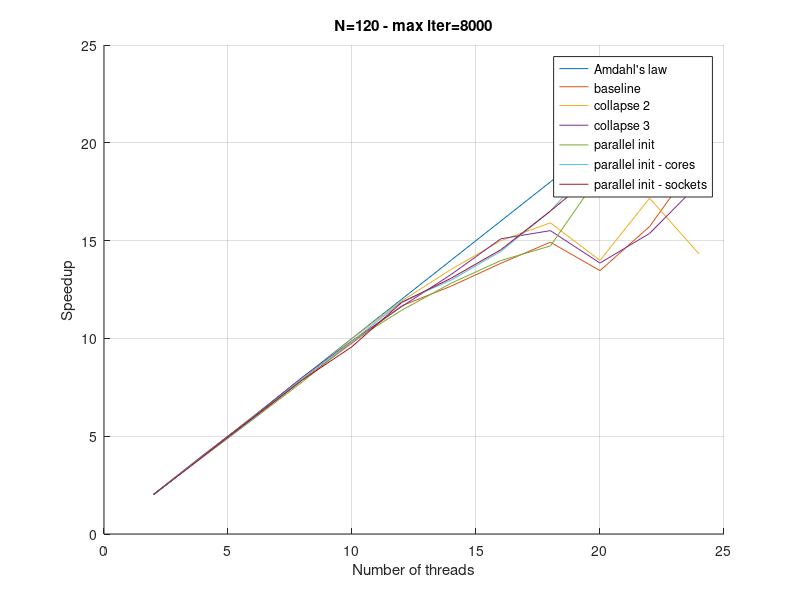
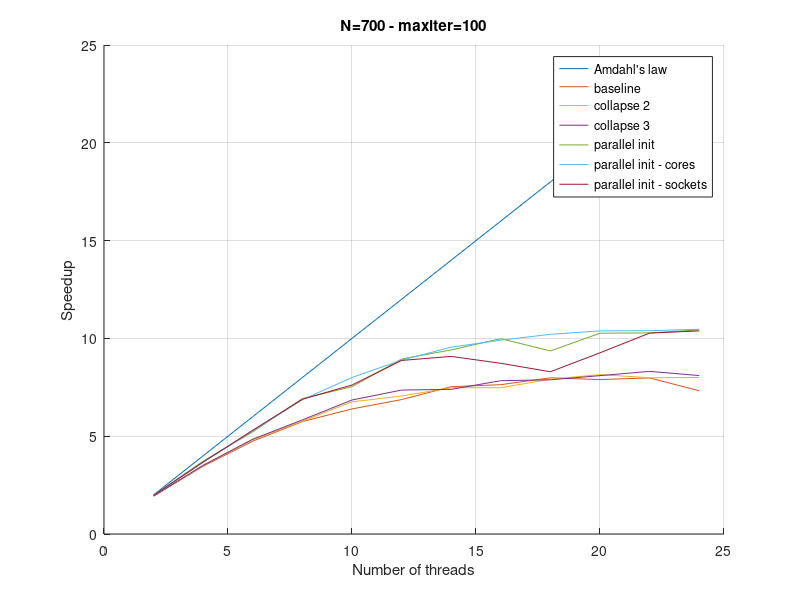

Write the MATLAB code that produced these figures, in order.
clear all;
close all;
clc;

load("exp3_jacobi.dat");

figure;
grid on;
hold on;
xlabel("Number of threads");
ylabel("Speedup");
title("N=120 - max iter=8000");
plot(exp3_jacobi(1,2:end),exp3_jacobi(1,2:end));
for i  = 2:7
    speedup = exp3_jacobi(i,1)./exp3_jacobi(i,2:end);
    plot(exp3_jacobi(1,2:end),speedup);
end

legend("Amdahl's law","baseline","collapse 2","collapse 3","parallel init","parallel init - cores","parallel init - sockets");

%%
load("exp3_jacobi_2.dat");

figure;
grid on;
hold on;
title("N=700 - maxiter=100");
xlabel("Number of threads");
ylabel("Speedup");
plot(exp3_jacobi(1,2:end),exp3_jacobi(1,2:end));
for i  = 2:7
    speedup = exp3_jacobi_2(i,1)./exp3_jacobi_2(i,2:end);
    plot(exp3_jacobi_2(1,2:end),speedup);
end

legend("Amdahl's law","baseline","collapse 2","collapse 3","parallel init","parallel init - cores","parallel init - sockets");